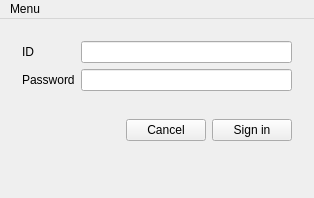
<?xml version="1.0" encoding="UTF-8"?>
<ui version="4.0">
 <class>SignIn</class>
 <widget class="QMainWindow" name="SignIn">
  <property name="geometry">
   <rect>
    <x>0</x>
    <y>0</y>
    <width>314</width>
    <height>198</height>
   </rect>
  </property>
  <property name="windowTitle">
   <string>Sign in</string>
  </property>
  <widget class="QWidget" name="centralWidget">
   <layout class="QVBoxLayout" name="verticalLayout">
    <property name="sizeConstraint">
     <enum>QLayout::SetMaximumSize</enum>
    </property>
    <item>
     <widget class="QFrame" name="frm_sign_in">
      <property name="frameShape">
       <enum>QFrame::NoFrame</enum>
      </property>
      <property name="frameShadow">
       <enum>QFrame::Raised</enum>
      </property>
      <layout class="QGridLayout" name="gridLayout">
       <item row="0" column="0">
        <widget class="QLabel" name="lbl_id">
         <property name="text">
          <string>ID</string>
         </property>
        </widget>
       </item>
       <item row="1" column="1">
        <widget class="QLineEdit" name="tb_password"/>
       </item>
       <item row="0" column="1">
        <widget class="QLineEdit" name="tb_id"/>
       </item>
       <item row="1" column="0">
        <widget class="QLabel" name="lbl_password">
         <property name="text">
          <string>Password</string>
         </property>
        </widget>
       </item>
      </layout>
     </widget>
    </item>
    <item>
     <widget class="QFrame" name="frame_2">
      <property name="frameShape">
       <enum>QFrame::NoFrame</enum>
      </property>
      <property name="frameShadow">
       <enum>QFrame::Raised</enum>
      </property>
      <layout class="QHBoxLayout" name="horizontalLayout">
       <item>
        <spacer name="horizontalSpacer">
         <property name="orientation">
          <enum>Qt::Horizontal</enum>
         </property>
         <property name="sizeHint" stdset="0">
          <size>
           <width>40</width>
           <height>20</height>
          </size>
         </property>
        </spacer>
       </item>
       <item>
        <widget class="QPushButton" name="btn_cancel">
         <property name="text">
          <string>Cancel</string>
         </property>
        </widget>
       </item>
       <item>
        <widget class="QPushButton" name="btn_sign_in">
         <property name="text">
          <string>Sign in</string>
         </property>
        </widget>
       </item>
      </layout>
     </widget>
    </item>
    <item>
     <spacer name="verticalSpacer">
      <property name="orientation">
       <enum>Qt::Vertical</enum>
      </property>
      <property name="sizeHint" stdset="0">
       <size>
        <width>20</width>
        <height>40</height>
       </size>
      </property>
     </spacer>
    </item>
   </layout>
  </widget>
  <widget class="QMenuBar" name="menuBar">
   <property name="geometry">
    <rect>
     <x>0</x>
     <y>0</y>
     <width>314</width>
     <height>22</height>
    </rect>
   </property>
   <widget class="QMenu" name="menuMenu">
    <property name="title">
     <string>Menu</string>
    </property>
   </widget>
   <addaction name="menuMenu"/>
  </widget>
 </widget>
 <layoutdefault spacing="6" margin="11"/>
 <resources/>
 <connections/>
</ui>
